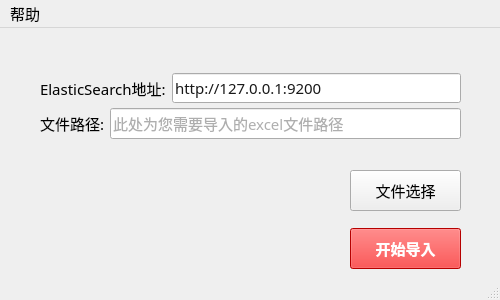
<?xml version="1.0" encoding="UTF-8"?>
<ui version="4.0">
    <class>MainWindow</class>
    <widget class="QMainWindow" name="MainWindow">
        <property name="windowModality">
            <enum>Qt::NonModal</enum>
        </property>
        <property name="geometry">
            <rect>
                <x>0</x>
                <y>0</y>
                <width>500</width>
                <height>300</height>
            </rect>
        </property>
        <property name="minimumSize">
            <size>
                <width>500</width>
                <height>300</height>
            </size>
        </property>
        <property name="maximumSize">
            <size>
                <width>500</width>
                <height>300</height>
            </size>
        </property>
        <property name="palette">
            <palette>
                <active>
                    <colorrole role="Text">
                        <brush brushstyle="SolidPattern">
                            <color alpha="255">
                                <red>25</red>
                                <green>25</green>
                                <blue>25</blue>
                            </color>
                        </brush>
                    </colorrole>
                    <colorrole role="BrightText">
                        <brush brushstyle="SolidPattern">
                            <color alpha="255">
                                <red>163</red>
                                <green>163</green>
                                <blue>163</blue>
                            </color>
                        </brush>
                    </colorrole>
                    <colorrole role="PlaceholderText">
                        <brush brushstyle="SolidPattern">
                            <color alpha="128">
                                <red>225</red>
                                <green>225</green>
                                <blue>112</blue>
                            </color>
                        </brush>
                    </colorrole>
                </active>
                <inactive>
                    <colorrole role="Text">
                        <brush brushstyle="SolidPattern">
                            <color alpha="255">
                                <red>25</red>
                                <green>25</green>
                                <blue>25</blue>
                            </color>
                        </brush>
                    </colorrole>
                    <colorrole role="BrightText">
                        <brush brushstyle="SolidPattern">
                            <color alpha="255">
                                <red>163</red>
                                <green>163</green>
                                <blue>163</blue>
                            </color>
                        </brush>
                    </colorrole>
                    <colorrole role="PlaceholderText">
                        <brush brushstyle="SolidPattern">
                            <color alpha="128">
                                <red>225</red>
                                <green>225</green>
                                <blue>112</blue>
                            </color>
                        </brush>
                    </colorrole>
                </inactive>
                <disabled>
                    <colorrole role="Text">
                        <brush brushstyle="SolidPattern">
                            <color alpha="255">
                                <red>120</red>
                                <green>120</green>
                                <blue>120</blue>
                            </color>
                        </brush>
                    </colorrole>
                    <colorrole role="BrightText">
                        <brush brushstyle="SolidPattern">
                            <color alpha="255">
                                <red>163</red>
                                <green>163</green>
                                <blue>163</blue>
                            </color>
                        </brush>
                    </colorrole>
                    <colorrole role="PlaceholderText">
                        <brush brushstyle="SolidPattern">
                            <color alpha="128">
                                <red>225</red>
                                <green>225</green>
                                <blue>112</blue>
                            </color>
                        </brush>
                    </colorrole>
                </disabled>
            </palette>
        </property>
        <property name="font">
            <font>
                <family>微软雅黑</family>
                <pointsize>11</pointsize>
                <weight>50</weight>
                <bold>false</bold>
            </font>
        </property>
        <property name="mouseTracking">
            <bool>true</bool>
        </property>
        <property name="windowTitle">
            <string>主数据工具</string>
        </property>
        <property name="documentMode">
            <bool>false</bool>
        </property>
        <widget class="QWidget" name="centralwidget">
            <widget class="QPushButton" name="btn_import">
                <property name="geometry">
                    <rect>
                        <x>350</x>
                        <y>200</y>
                        <width>111</width>
                        <height>41</height>
                    </rect>
                </property>
                <property name="palette">
                    <palette>
                        <active>
                            <colorrole role="Button">
                                <brush brushstyle="SolidPattern">
                                    <color alpha="255">
                                        <red>255</red>
                                        <green>0</green>
                                        <blue>0</blue>
                                    </color>
                                </brush>
                            </colorrole>
                            <colorrole role="Text">
                                <brush brushstyle="SolidPattern">
                                    <color alpha="255">
                                        <red>255</red>
                                        <green>255</green>
                                        <blue>255</blue>
                                    </color>
                                </brush>
                            </colorrole>
                            <colorrole role="BrightText">
                                <brush brushstyle="SolidPattern">
                                    <color alpha="255">
                                        <red>0</red>
                                        <green>0</green>
                                        <blue>0</blue>
                                    </color>
                                </brush>
                            </colorrole>
                            <colorrole role="ButtonText">
                                <brush brushstyle="SolidPattern">
                                    <color alpha="255">
                                        <red>255</red>
                                        <green>255</green>
                                        <blue>255</blue>
                                    </color>
                                </brush>
                            </colorrole>
                            <colorrole role="Base">
                                <brush brushstyle="SolidPattern">
                                    <color alpha="255">
                                        <red>255</red>
                                        <green>0</green>
                                        <blue>0</blue>
                                    </color>
                                </brush>
                            </colorrole>
                            <colorrole role="Window">
                                <brush brushstyle="SolidPattern">
                                    <color alpha="255">
                                        <red>255</red>
                                        <green>0</green>
                                        <blue>0</blue>
                                    </color>
                                </brush>
                            </colorrole>
                            <colorrole role="PlaceholderText">
                                <brush brushstyle="SolidPattern">
                                    <color alpha="128">
                                        <red>0</red>
                                        <green>255</green>
                                        <blue>0</blue>
                                    </color>
                                </brush>
                            </colorrole>
                        </active>
                        <inactive>
                            <colorrole role="Button">
                                <brush brushstyle="SolidPattern">
                                    <color alpha="255">
                                        <red>255</red>
                                        <green>0</green>
                                        <blue>0</blue>
                                    </color>
                                </brush>
                            </colorrole>
                            <colorrole role="Text">
                                <brush brushstyle="SolidPattern">
                                    <color alpha="255">
                                        <red>255</red>
                                        <green>255</green>
                                        <blue>255</blue>
                                    </color>
                                </brush>
                            </colorrole>
                            <colorrole role="BrightText">
                                <brush brushstyle="SolidPattern">
                                    <color alpha="255">
                                        <red>0</red>
                                        <green>0</green>
                                        <blue>0</blue>
                                    </color>
                                </brush>
                            </colorrole>
                            <colorrole role="ButtonText">
                                <brush brushstyle="SolidPattern">
                                    <color alpha="255">
                                        <red>255</red>
                                        <green>255</green>
                                        <blue>255</blue>
                                    </color>
                                </brush>
                            </colorrole>
                            <colorrole role="Base">
                                <brush brushstyle="SolidPattern">
                                    <color alpha="255">
                                        <red>255</red>
                                        <green>0</green>
                                        <blue>0</blue>
                                    </color>
                                </brush>
                            </colorrole>
                            <colorrole role="Window">
                                <brush brushstyle="SolidPattern">
                                    <color alpha="255">
                                        <red>255</red>
                                        <green>0</green>
                                        <blue>0</blue>
                                    </color>
                                </brush>
                            </colorrole>
                            <colorrole role="PlaceholderText">
                                <brush brushstyle="SolidPattern">
                                    <color alpha="128">
                                        <red>0</red>
                                        <green>255</green>
                                        <blue>0</blue>
                                    </color>
                                </brush>
                            </colorrole>
                        </inactive>
                        <disabled>
                            <colorrole role="Button">
                                <brush brushstyle="SolidPattern">
                                    <color alpha="255">
                                        <red>255</red>
                                        <green>0</green>
                                        <blue>0</blue>
                                    </color>
                                </brush>
                            </colorrole>
                            <colorrole role="Text">
                                <brush brushstyle="SolidPattern">
                                    <color alpha="255">
                                        <red>120</red>
                                        <green>120</green>
                                        <blue>120</blue>
                                    </color>
                                </brush>
                            </colorrole>
                            <colorrole role="BrightText">
                                <brush brushstyle="SolidPattern">
                                    <color alpha="255">
                                        <red>0</red>
                                        <green>0</green>
                                        <blue>0</blue>
                                    </color>
                                </brush>
                            </colorrole>
                            <colorrole role="ButtonText">
                                <brush brushstyle="SolidPattern">
                                    <color alpha="255">
                                        <red>120</red>
                                        <green>120</green>
                                        <blue>120</blue>
                                    </color>
                                </brush>
                            </colorrole>
                            <colorrole role="Base">
                                <brush brushstyle="SolidPattern">
                                    <color alpha="255">
                                        <red>255</red>
                                        <green>0</green>
                                        <blue>0</blue>
                                    </color>
                                </brush>
                            </colorrole>
                            <colorrole role="Window">
                                <brush brushstyle="SolidPattern">
                                    <color alpha="255">
                                        <red>255</red>
                                        <green>0</green>
                                        <blue>0</blue>
                                    </color>
                                </brush>
                            </colorrole>
                            <colorrole role="PlaceholderText">
                                <brush brushstyle="SolidPattern">
                                    <color alpha="128">
                                        <red>255</red>
                                        <green>255</green>
                                        <blue>255</blue>
                                    </color>
                                </brush>
                            </colorrole>
                        </disabled>
                    </palette>
                </property>
                <property name="font">
                    <font>
                        <family>Microsoft YaHei</family>
                        <pointsize>11</pointsize>
                        <weight>75</weight>
                        <bold>true</bold>
                    </font>
                </property>
                <property name="toolTip">
                    <string>可以使用快捷键Ctrl+Enter哟!</string>
                </property>
                <property name="layoutDirection">
                    <enum>Qt::RightToLeft</enum>
                </property>
                <property name="autoFillBackground">
                    <bool>false</bool>
                </property>
                <property name="styleSheet">
                    <string notr="true">background-color: rgb(255, 0, 0);</string>
                </property>
                <property name="text">
                    <string>开始导入</string>
                </property>
                <property name="shortcut">
                    <string>Ctrl+Return</string>
                </property>
                <property name="checkable">
                    <bool>false</bool>
                </property>
                <property name="autoRepeat">
                    <bool>true</bool>
                </property>
                <property name="autoDefault">
                    <bool>true</bool>
                </property>
                <property name="default">
                    <bool>false</bool>
                </property>
                <property name="flat">
                    <bool>false</bool>
                </property>
            </widget>
            <widget class="QWidget" name="gridLayoutWidget">
                <property name="geometry">
                    <rect>
                        <x>40</x>
                        <y>40</y>
                        <width>421</width>
                        <height>41</height>
                    </rect>
                </property>
                <layout class="QGridLayout" name="gridLayout">
                    <item row="0" column="1">
                        <widget class="QLineEdit" name="le_es_ip">
                            <property name="text">
                                <string>http://127.0.0.1:9200</string>
                            </property>
                            <property name="maxLength">
                                <number>50</number>
                            </property>
                            <property name="echoMode">
                                <enum>QLineEdit::Normal</enum>
                            </property>
                            <property name="dragEnabled">
                                <bool>true</bool>
                            </property>
                        </widget>
                    </item>
                    <item row="0" column="0">
                        <widget class="QLabel" name="label">
                            <property name="text">
                                <string>ElasticSearch地址:</string>
                            </property>
                        </widget>
                    </item>
                </layout>
            </widget>
            <widget class="QLabel" name="lab_filepath">
                <property name="geometry">
                    <rect>
                        <x>40</x>
                        <y>80</y>
                        <width>131</width>
                        <height>31</height>
                    </rect>
                </property>
                <property name="text">
                    <string>文件路径:</string>
                </property>
            </widget>
            <widget class="QLineEdit" name="le_filepath">
                <property name="geometry">
                    <rect>
                        <x>110</x>
                        <y>80</y>
                        <width>351</width>
                        <height>31</height>
                    </rect>
                </property>
                <property name="palette">
                    <palette>
                        <active>
                            <colorrole role="PlaceholderText">
                                <brush brushstyle="SolidPattern">
                                    <color alpha="128">
                                        <red>93</red>
                                        <green>93</green>
                                        <blue>93</blue>
                                    </color>
                                </brush>
                            </colorrole>
                        </active>
                        <inactive>
                            <colorrole role="PlaceholderText">
                                <brush brushstyle="SolidPattern">
                                    <color alpha="128">
                                        <red>93</red>
                                        <green>93</green>
                                        <blue>93</blue>
                                    </color>
                                </brush>
                            </colorrole>
                        </inactive>
                        <disabled>
                            <colorrole role="PlaceholderText">
                                <brush brushstyle="SolidPattern">
                                    <color alpha="128">
                                        <red>93</red>
                                        <green>93</green>
                                        <blue>93</blue>
                                    </color>
                                </brush>
                            </colorrole>
                        </disabled>
                    </palette>
                </property>
                <property name="toolTip">
                    <string>此处为您需要导入的excel文件路径</string>
                </property>
                <property name="text">
                    <string/>
                </property>
                <property name="maxLength">
                    <number>100</number>
                </property>
                <property name="placeholderText">
                    <string>此处为您需要导入的excel文件路径</string>
                </property>
                <property name="clearButtonEnabled">
                    <bool>true</bool>
                </property>
            </widget>
            <widget class="QPushButton" name="btn_file_path">
                <property name="geometry">
                    <rect>
                        <x>350</x>
                        <y>142</y>
                        <width>111</width>
                        <height>41</height>
                    </rect>
                </property>
                <property name="text">
                    <string>文件选择</string>
                </property>
                <property name="shortcut">
                    <string>Ctrl+O</string>
                </property>
            </widget>
            <widget class="QLabel" name="label_2">
                <property name="geometry">
                    <rect>
                        <x>30</x>
                        <y>140</y>
                        <width>301</width>
                        <height>101</height>
                    </rect>
                </property>
                <property name="autoFillBackground">
                    <bool>true</bool>
                </property>
                <property name="text">
                    <string/>
                </property>
                <property name="textFormat">
                    <enum>Qt::PlainText</enum>
                </property>
                <property name="pixmap">
                    <pixmap>C:/Users/andy/.designer/OneDrive/文档/docs/docs/mdm/img/logo.png</pixmap>
                </property>
                <property name="alignment">
                    <set>Qt::AlignCenter</set>
                </property>
                <property name="wordWrap">
                    <bool>true</bool>
                </property>
                <property name="indent">
                    <number>0</number>
                </property>
            </widget>
        </widget>
        <widget class="QStatusBar" name="statusbar"/>
        <widget class="QMenuBar" name="menubar">
            <property name="geometry">
                <rect>
                    <x>0</x>
                    <y>0</y>
                    <width>500</width>
                    <height>23</height>
                </rect>
            </property>
            <widget class="QMenu" name="menu_help">
                <property name="mouseTracking">
                    <bool>false</bool>
                </property>
                <property name="tabletTracking">
                    <bool>true</bool>
                </property>
                <property name="layoutDirection">
                    <enum>Qt::LeftToRight</enum>
                </property>
                <property name="autoFillBackground">
                    <bool>false</bool>
                </property>
                <property name="title">
                    <string>帮助</string>
                </property>
                <property name="toolTipsVisible">
                    <bool>false</bool>
                </property>
                <addaction name="remove"/>
                <addaction name="separator"/>
                <addaction name="action"/>
            </widget>
            <addaction name="menu_help"/>
        </widget>
        <action name="action">
            <property name="checkable">
                <bool>true</bool>
            </property>
            <property name="text">
                <string>关于本工具</string>
            </property>
            <property name="shortcut">
                <string>Ctrl+H</string>
            </property>
        </action>
        <action name="remove">
            <property name="checkable">
                <bool>true</bool>
            </property>
            <property name="checked">
                <bool>true</bool>
            </property>
            <property name="text">
                <string>清空非标准数据</string>
            </property>
            <property name="shortcutVisibleInContextMenu">
                <bool>true</bool>
            </property>
        </action>
    </widget>
    <resources/>
    <connections/>
</ui>
